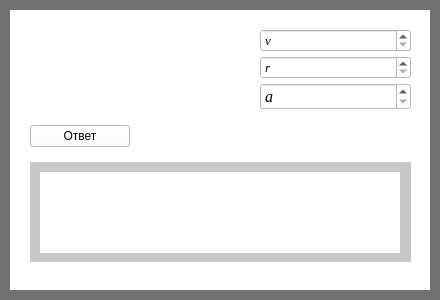
       <widget class="QWidget" name="widget_11" native="true">
        <property name="geometry">
         <rect>
          <x>920</x>
          <y>320</y>
          <width>440</width>
          <height>300</height>
         </rect>
        </property>
        <property name="minimumSize">
         <size>
          <width>440</width>
          <height>300</height>
         </size>
        </property>
        <property name="styleSheet">
         <string notr="true">background-color: rgb(0, 0, 0);
background-color: rgb(113, 113, 113);</string>
        </property>
        <widget class="QWidget" name="widget_12" native="true">
         <property name="geometry">
          <rect>
           <x>10</x>
           <y>10</y>
           <width>420</width>
           <height>280</height>
          </rect>
         </property>
         <property name="minimumSize">
          <size>
           <width>420</width>
           <height>280</height>
          </size>
         </property>
         <property name="styleSheet">
          <string notr="true">background-color: rgb(255, 255, 255);</string>
         </property>
         <widget class="QWidget" name="verticalLayoutWidget_23">
          <property name="geometry">
           <rect>
            <x>20</x>
            <y>10</y>
            <width>381</width>
            <height>251</height>
           </rect>
          </property>
          <layout class="QVBoxLayout" name="verticalLayout_26">
           <item>
            <layout class="QHBoxLayout" name="horizontalLayout_14">
             <property name="spacing">
              <number>50</number>
             </property>
             <item>
              <widget class="QLabel" name="label_27">
               <property name="minimumSize">
                <size>
                 <width>180</width>
                 <height>0</height>
                </size>
               </property>
               <property name="styleSheet">
                <string notr="true">background-color: rgb(255, 255, 255);</string>
               </property>
               <property name="text">
                <string/>
               </property>
               <property name="pixmap">
                <pixmap>D:/Downloads/2018-12-06_22-04-31.jpg</pixmap>
               </property>
              </widget>
             </item>
             <item>
              <layout class="QVBoxLayout" name="verticalLayout_10">
               <property name="spacing">
                <number>4</number>
               </property>
               <item>
                <widget class="QSpinBox" name="spinBox_17">
                 <property name="font">
                  <font>
                   <family>Times New Roman</family>
                   <pointsize>10</pointsize>
                   <italic>true</italic>
                  </font>
                 </property>
                 <property name="specialValueText">
                  <string>v</string>
                 </property>
                 <property name="maximum">
                  <number>1000000000</number>
                 </property>
                </widget>
               </item>
               <item>
                <widget class="QSpinBox" name="spinBox_18">
                 <property name="font">
                  <font>
                   <family>Times New Roman</family>
                   <pointsize>10</pointsize>
                   <italic>true</italic>
                  </font>
                 </property>
                 <property name="specialValueText">
                  <string>r</string>
                 </property>
                 <property name="maximum">
                  <number>1000000000</number>
                 </property>
                </widget>
               </item>
               <item>
                <widget class="QSpinBox" name="spinBox_19">
                 <property name="font">
                  <font>
                   <family>Times New Roman</family>
                   <pointsize>12</pointsize>
                   <italic>true</italic>
                  </font>
                 </property>
                 <property name="specialValueText">
                  <string>a</string>
                 </property>
                 <property name="maximum">
                  <number>1000000000</number>
                 </property>
                </widget>
               </item>
              </layout>
             </item>
            </layout>
           </item>
           <item>
            <widget class="QPushButton" name="pushButton_10">
             <property name="minimumSize">
              <size>
               <width>100</width>
               <height>0</height>
              </size>
             </property>
             <property name="maximumSize">
              <size>
               <width>100</width>
               <height>16777215</height>
              </size>
             </property>
             <property name="text">
              <string>Ответ</string>
             </property>
            </widget>
           </item>
           <item>
            <widget class="QWidget" name="widget_56" native="true">
             <property name="minimumSize">
              <size>
               <width>0</width>
               <height>100</height>
              </size>
             </property>
             <property name="maximumSize">
              <size>
               <width>400</width>
               <height>100</height>
              </size>
             </property>
             <property name="styleSheet">
              <string notr="true">background-color: rgb(200, 200, 200);</string>
             </property>
             <widget class="QLabel" name="label_22">
              <property name="geometry">
               <rect>
                <x>10</x>
                <y>10</y>
                <width>360</width>
                <height>81</height>
               </rect>
              </property>
              <property name="minimumSize">
               <size>
                <width>360</width>
                <height>0</height>
               </size>
              </property>
              <property name="maximumSize">
               <size>
                <width>360</width>
                <height>16777215</height>
               </size>
              </property>
              <property name="styleSheet">
               <string notr="true">background-color: rgb(255, 255, 255);</string>
              </property>
              <property name="text">
               <string/>
              </property>
             </widget>
            </widget>
           </item>
          </layout>
         </widget>
        </widget>
       </widget>
